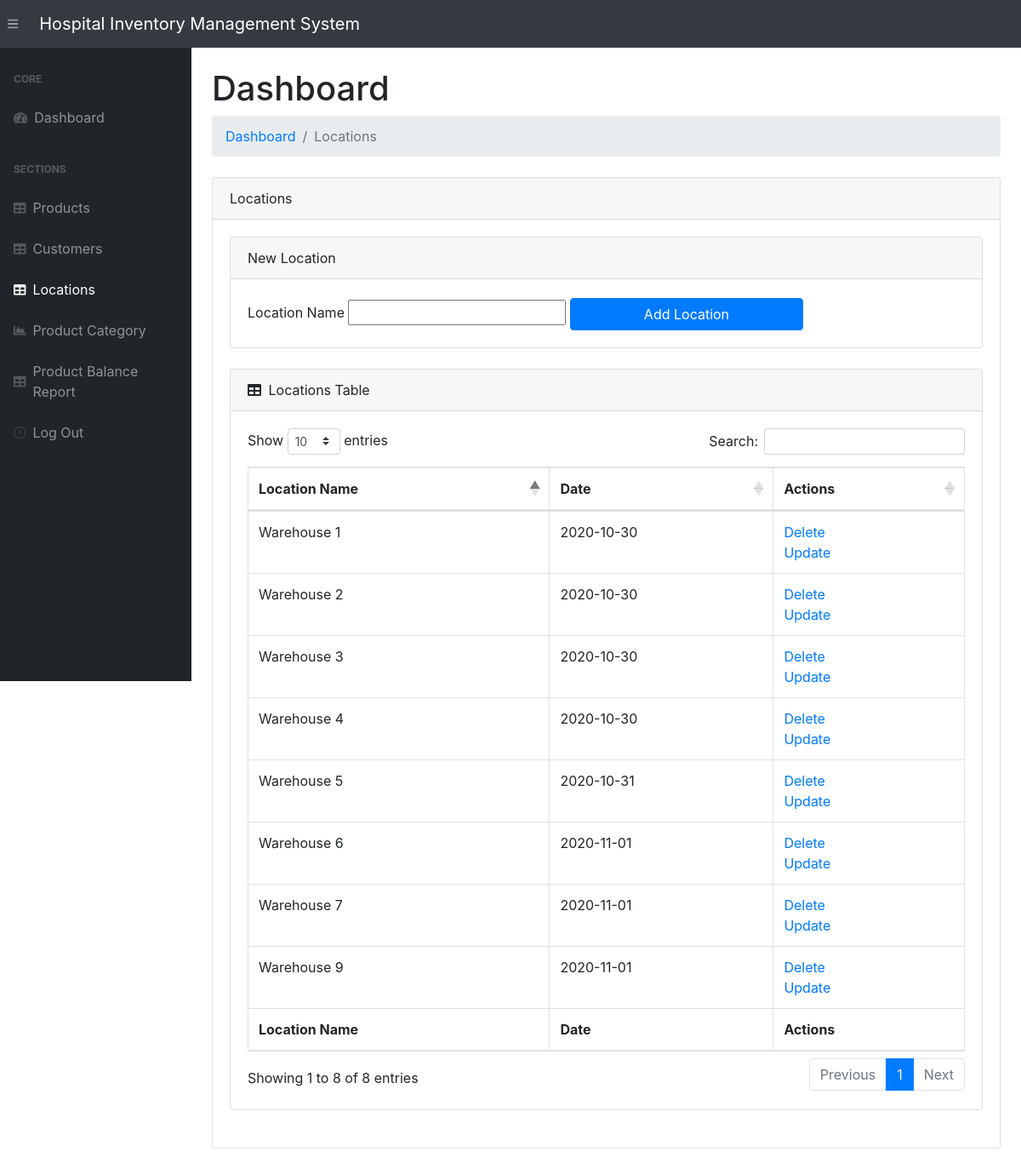
Page /locations/ on the committed database.
### app.py (models this page shows, shortened)
class Location(db.Model):
    __tablename__   = 'locations'
    location_id     = db.Column(db.String(200), primary_key=True)
    date_created    = db.Column(db.DateTime, default=datetime.utcnow)

### app.py (the view)
@app.route('/locations/', methods=["POST", "GET"])
def viewLocation():
    if (request.method == "POST") and ('location_name' in request.form):
        location_name = request.form["location_name"]
        new_location = Location(location_id=location_name)
        try:
            db.session.add(new_location)
            db.session.commit()
            return redirect("/locations/")
        except:
            locations = Location.query.order_by(Location.date_created).all()
            return "There Was an issue while add a new Location"
    else:
        locations = Location.query.order_by(Location.date_created).all()
        return render_template("locations.html", locations=locations)

### templates/locations.html (shortened to what this page needs)
{% extends 'base.html' %}
{% block content %}
<main>
    <div class="container-fluid">
        <h1 class="mt-4">Dashboard</h1>
        <ol class="breadcrumb mb-4">
            <li class="breadcrumb-item"><a href="/">Dashboard</a></li>
            <li class="breadcrumb-item active">Locations</li>
        </ol>
        <div class="card mb-4">
            <div class="card-header">Locations</div>
            <div class="card-body">
                <div class="card mb-4">
                    <div class="card-header">New Location</div>
                    <div class="card-body">
                        <form action="/locations/" method="POST" id="location_form">
                            <label for="location_name" class="col-form-label">Location Name</label>
                            <input type="text" name="location_name" id="location_name">
                            <input id="submitLocation" value="Add Location" class="btn btn-primary">
                        </form>
                    </div>
                </div>
                <div class="card mb-4">
                <div class="card-header">
                    <i class="fas fa-table mr-1"></i>
                    Locations Table
                </div>
                <div class="card-body">
                    <div class="table-responsive">
                        {% if locations|length < 1 %}
                        <h4>There are no Locations, add one above</h4>
                        {% else %}
                        <table class="table table-bordered" id="dataTable" width="100%" cellspacing="0">
                            <thead>
                                <tr>
                                    <th>Location Name</th>
                                    <th>Date</th>
                                    <th>Actions</th>
                                </tr>
                            </thead>
                            <tfoot>
                                <tr>
                                    <th>Location Name</th>
                                    <th>Date</th>
                                    <th>Actions</th>
                                </tr>
                            </tfoot>
                            <tbody>
                                {% for location in locations %}
                                <tr>
                                    <td>{{ location.location_id }}</td>
                                    <td>{{ location.date_created.date() }}</td>
                                    <td>
                                        <a href="/delete-location/{{ location.location_id }}">Delete</a>
                                        <br>
                                        <a href="/update-location/{{ location.location_id }}">Update</a>
                                    </td>
                                </tr>
                                {% endfor %}
                            </tbody>
                        </table>
                        {% endif %}
                </div>
            </div>
                </div>
            </div>
        </div>
    </div>
</main>
{% endblock %}

### templates/base.html (shortened to what this page needs)
<!DOCTYPE html>
<html lang="en">
<head>
    <link rel="stylesheet" href="{{ url_for('static', filename='css/bootstrap/styles.css')}}">
    <link href="https://cdn.datatables.net/1.10.20/css/dataTables.bootstrap4.min.css" rel="stylesheet" />
</head>
<body class="sb-nav-fixed">
    <nav class="sb-topnav navbar navbar-expand navbar-dark bg-dark">
        <button class="btn btn-link btn-sm order-1 order-lg-0" id="sidebarToggle" href="#"><i class="fas fa-bars"></i></button>
        <a class="navbar-brand" href="/dashboard">Hospital Inventory Management System</a>
    </nav>
    <div id="layoutSidenav">
        <div id="layoutSidenav_nav">
            <nav class="sb-sidenav accordion sb-sidenav-dark" id="sidenavAccordion">
                <div class="sb-sidenav-menu">
                    <div class="nav">
                        <div class="sb-sidenav-menu-heading">Core</div>
                        <a class="nav-link" href="/dashboard">
                            <div class="sb-nav-link-icon"><i class="fas fa-tachometer-alt"></i></div>
                            Dashboard
                        </a>
                        <div class="sb-sidenav-menu-heading">Sections</div>
                        <a class="nav-link" href="/products/">
                            <div class="sb-nav-link-icon"><i class="fas fa-table"></i></div>
                            Products
                        </a>
                        <a class="nav-link" href="/customers/">
                            <div class="sb-nav-link-icon"><i class="fas fa-table"></i></div>
                            Customers
                        </a>
                        <a class="nav-link" href="/locations/">
                            <div class="sb-nav-link-icon"><i class="fas fa-table"></i></div>
                            Locations
                        </a>
                        <a class="nav-link" href="/category/">
                            <div class="sb-nav-link-icon"><i class="fas fa-chart-area"></i></div>
                            Product Category
                        </a>
                        <a class="nav-link" href="/product-balance/">
                            <div class="sb-nav-link-icon"><i class="fas fa-table"></i></div>
                            Product Balance Report
                        </a>
                        <a class="nav-link" href="{{ url_for ('logout') }}">
                            <div class="sb-nav-link-icon"><i class="fas fa-thin fa-right-from-bracket"></i></div>
                            Log Out
                        </a>
                    </div>
                </div>
            </nav>
        </div>
        <div id="layoutSidenav_content">
            {% block content %}
            {% endblock %}
        </div>
    </div>
</body>
</html>

### rows in the picture
Location: location_id "Warehouse 1", date_created "2020-10-30"
Location: location_id "Warehouse 2", date_created "2020-10-30"
Location: location_id "Warehouse 3", date_created "2020-10-30"
Location: location_id "Warehouse 4", date_created "2020-10-30"
Location: location_id "Warehouse 5", date_created "2020-10-31"
Location: location_id "Warehouse 7", date_created "2020-11-01"
Location: location_id "Warehouse 6", date_created "2020-11-01"
Location: location_id "Warehouse 9", date_created "2020-11-01"
